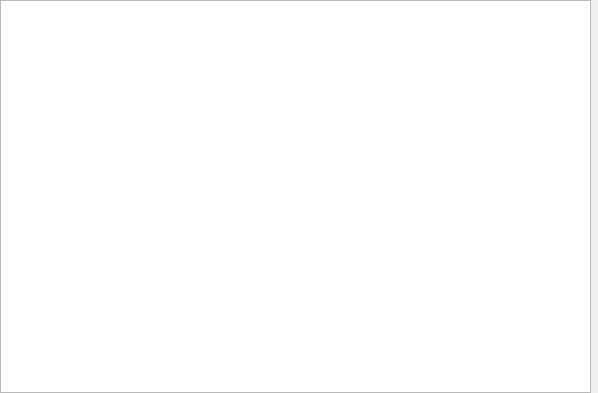
<?xml version="1.0" encoding="UTF-8"?>
<ui version="4.0">
 <class>MainWindowClass</class>
 <widget class="QMainWindow" name="MainWindowClass">
  <property name="geometry">
   <rect>
    <x>0</x>
    <y>0</y>
    <width>598</width>
    <height>393</height>
   </rect>
  </property>
  <property name="windowTitle">
   <string>MainWindow</string>
  </property>
  <widget class="QWidget" name="centralWidget">
   <layout class="QHBoxLayout" name="horizontalLayout">
    <property name="spacing">
     <number>0</number>
    </property>
    <property name="leftMargin">
     <number>0</number>
    </property>
    <property name="topMargin">
     <number>0</number>
    </property>
    <property name="rightMargin">
     <number>0</number>
    </property>
    <property name="bottomMargin">
     <number>0</number>
    </property>
    <item>
     <widget class="QGraphicsView" name="graphicsView"/>
    </item>
    <item>
     <widget class="QLabel" name="labelPixmap">
      <property name="text">
       <string/>
      </property>
     </widget>
    </item>
   </layout>
  </widget>
 </widget>
 <layoutdefault spacing="6" margin="11"/>
 <resources>
  <include location="mainwindow.qrc"/>
 </resources>
 <connections/>
</ui>
